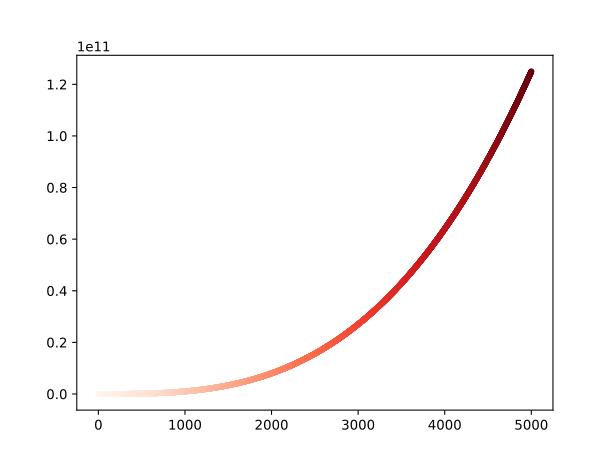

The Python source for this figure:
#15-1 15-2
import matplotlib.pyplot as plt


# plt.plot([1,2,3,4,5],[x**3 for x in range(1,6)],linewidth=2)
# plt.axis([0,10,0,150])
# plt.show()
x_values=list(range(1,5001))
y_values=[x**3 for x in x_values]
plt.scatter(x_values,y_values,
	edgecolor='none',c=x_values,cmap=plt.cm.Reds,s=20)
plt.savefig('cases.svg',bbox_inches='tight')
plt.show()